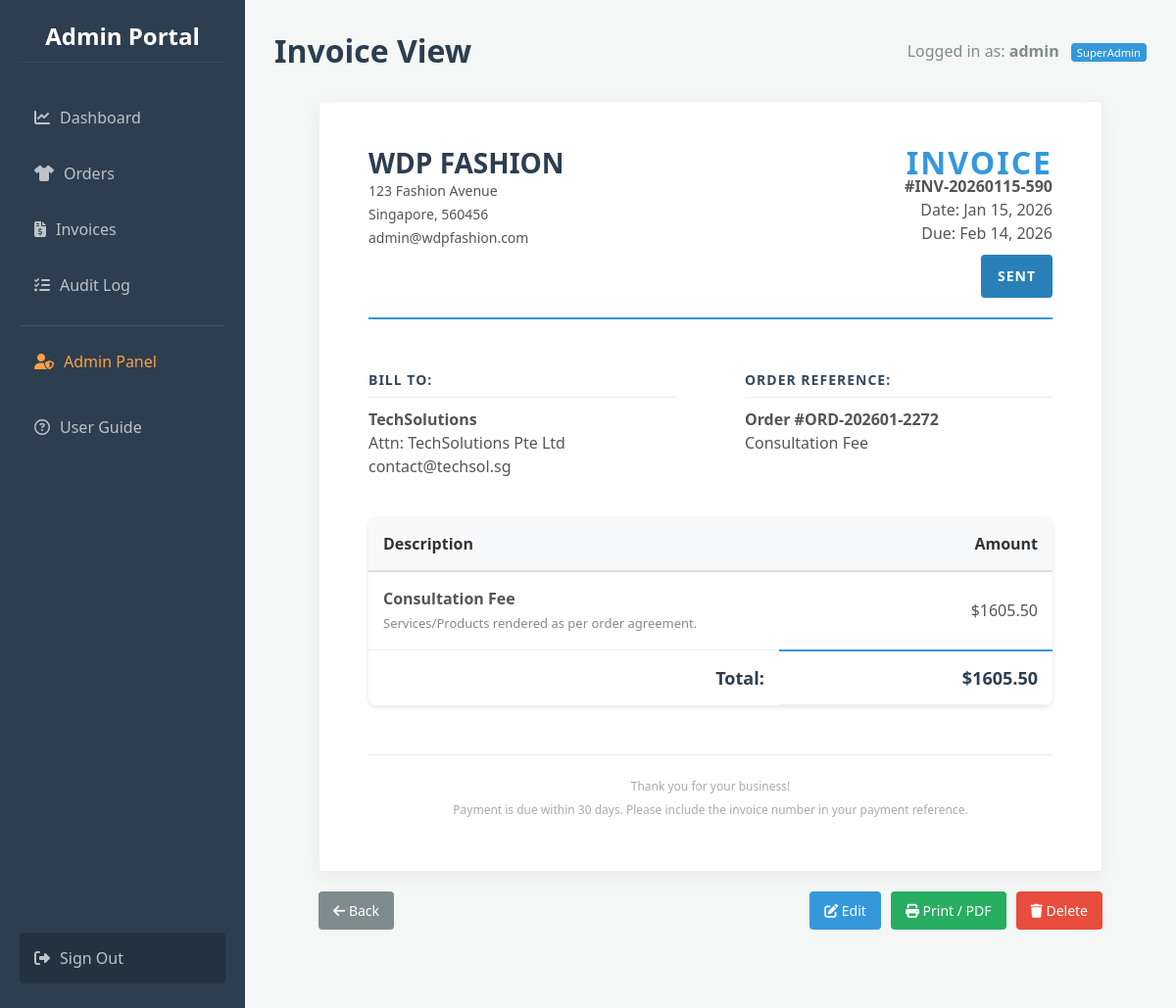
The app's page /invoices/view/3 (signed in) with its own data.
### app.py (models this page shows)
class User(db.Model):
    id = db.Column(db.Integer, primary_key=True)
    custom_id = db.Column(db.String(50), unique=True)
    username = db.Column(db.String(100), unique=True, nullable=False)
    password = db.Column(db.String(100), nullable=False)
    role = db.Column(db.String(20), default='Staff')
    is_suspended = db.Column(db.Boolean, default=False)
    must_change_password = db.Column(db.Boolean, default=False)

class Invoice(db.Model):
    id = db.Column(db.Integer, primary_key=True)
    invoice_code = db.Column(db.String(50), unique=True, nullable=False)
    order_id = db.Column(db.Integer, db.ForeignKey('order.id'))
    client_id = db.Column(db.Integer, db.ForeignKey('client.id'), nullable=False)
    amount = db.Column(db.Float, nullable=False)
    status = db.Column(db.String(50), default='Pending')
    date_created = db.Column(db.DateTime, default=datetime.utcnow)
    date_due = db.Column(db.DateTime)
    client = db.relationship('Client', backref=db.backref('invoices', lazy=True))
    order = db.relationship('Order', backref=db.backref('invoice', uselist=False))

class Client(db.Model):
    id = db.Column(db.Integer, primary_key=True)
    name = db.Column(db.String(100), nullable=False)
    email = db.Column(db.String(100), nullable=False)
    company = db.Column(db.String(100))

class Order(db.Model):
    id = db.Column(db.Integer, primary_key=True)
    order_code = db.Column(db.String(50), unique=True)
    client_id = db.Column(db.Integer, db.ForeignKey('client.id'), nullable=False)
    description = db.Column(db.String(200), nullable=False)
    amount = db.Column(db.Float, nullable=False)
    date_placed = db.Column(db.DateTime, default=datetime.utcnow)
    status = db.Column(db.String(50), default='Pending')
    client = db.relationship('Client', backref=db.backref('orders', lazy=True))

### app.py (the view)
@app.route('/invoices/view/<int:invoice_id>')
def view_invoice(invoice_id):
    if 'user_id' not in session: return redirect(url_for('login'))
    invoice = Invoice.query.get_or_404(invoice_id)
    return render_template('view_invoice.html', invoice=invoice)

### app.py (called while the page is built)
@app.before_request
def load_user():
    g.user = None
    if 'user_id' in session: g.user = User.query.get(session['user_id'])

### templates/view_invoice.html (shortened to what this page needs)
{% extends "base.html" %}
{% block header %}
    <div style="display: flex; justify-content: space-between; align-items: center;">
        <span>Invoice View</span>
    </div>
{% endblock %}
{% block content %}
<div class="invoice-box">
    <div class="invoice-header">
        <div class="company-details">
            <h2>WDP Fashion</h2>
            <p style="font-size: 14px; margin-top: 5px;">
                123 Fashion Avenue<br>
                Singapore, 560456<br>
                admin@wdpfashion.com
            </p>
        </div>
        <div class="invoice-meta">
            <h1>INVOICE</h1>
            <p><strong>#{{ invoice.invoice_code }}</strong></p>
            <p>Date: {{ invoice.date_created.strftime('%b %d, %Y') }}</p>
            <p>Due: {{ invoice.date_due.strftime('%b %d, %Y') }}</p>
            <div class="status-stamp st-{{ invoice.status }}">
                {{ invoice.status }}
            </div>
        </div>
    </div>
    <div class="info-section">
        <div class="bill-to" style="width: 45%;">
            <h3>Bill To:</h3>
            <strong>{{ invoice.client.company }}</strong><br>
            Attn: {{ invoice.client.name }}<br>
            {{ invoice.client.email }}
        </div>
        <div class="bill-to" style="width: 45%;">
            <h3>Order Reference:</h3>
            <strong>Order #{{ invoice.order.order_code }}</strong><br>
            {{ invoice.order.description }}
        </div>
    </div>
    <table class="invoice-table">
        <thead>
            <tr>
                <th style="width: 60%;">Description</th>
                <th style="text-align: right;">Amount</th>
            </tr>
        </thead>
        <tbody>
            <tr>
                <td>
                    <strong>{{ invoice.order.description }}</strong><br>
                    <span style="font-size: 13px; color: #7f8c8d;">Services/Products rendered as per order agreement.</span>
                </td>
                <td style="text-align: right;">${{ "%.2f"|format(invoice.amount) }}</td>
            </tr>
            <tr class="total-row">
                <td style="text-align: right; border:none;">Total:</td>
                <td style="text-align: right;">${{ "%.2f"|format(invoice.amount) }}</td>
            </tr>
        </tbody>
    </table>
    <div class="invoice-footer">
        <p>Thank you for your business!</p>
        <p>Payment is due within 30 days. Please include the invoice number in your payment reference.</p>
    </div>
</div>
<div class="actions-bar no-print">
    <a href="{{ url_for('invoices') }}" class="btn btn-secondary" style="margin-right: auto;">
        <i class="fa-solid fa-arrow-left"></i> Back
    </a>
    {% if g.user.role == 'SuperAdmin' %}
        <a href="{{ url_for('edit_invoice', invoice_id=invoice.id) }}" class="btn btn-primary">
            <i class="fa-solid fa-pen-to-square"></i> Edit
        </a>
        <button onclick="window.print()" class="btn btn-print">
            <i class="fa-solid fa-print"></i> Print / PDF
        </button>
        <form id="deleteForm" action="{{ url_for('delete_invoice', invoice_id=invoice.id) }}" method="POST" style="display: inline;">
            <button type="button" class="btn btn-danger" onclick="showDeleteModal()">
                <i class="fa-solid fa-trash"></i> Delete
            </button>
        </form>
    {% else %}
        <button onclick="window.print()" class="btn btn-print">
            <i class="fa-solid fa-print"></i> Print / PDF
        </button>
    {% endif %}
</div>
{% endblock %}

### templates/base.html (shortened to what this page needs)
<!DOCTYPE html>
<html lang="en">
<head>
    <link rel="stylesheet" href="https://cdnjs.cloudflare.com/ajax/libs/font-awesome/6.4.0/css/all.min.css">
    <link rel="stylesheet" href="{{ url_for('static', filename='style.css') }}">
</head>
<body>
    <nav class="sidebar">
        <h2>Admin Portal</h2>
        <a href="{{ url_for('dashboard') }}" class="{{ 'active' if request.path == '/dashboard' else '' }}">
            <i class="fa-solid fa-chart-line" style="margin-right: 10px;"></i>Dashboard
        </a>
        <a href="{{ url_for('orders') }}" class="{{ 'active' if request.path == '/orders' else '' }}">
            <i class="fa-solid fa-shirt" style="margin-right: 10px;"></i>Orders
        </a>
        <a href="{{ url_for('invoices') }}" class="{{ 'active' if request.path == '/invoices' else '' }}">
            <i class="fa-solid fa-file-invoice-dollar" style="margin-right: 10px;"></i>Invoices
        </a>
        <a href="{{ url_for('audit_log') }}" class="{{ 'active' if request.path == '/audit' else '' }}">
            <i class="fa-solid fa-list-check" style="margin-right: 10px;"></i>Audit Log
        </a>
        {% if g.user and g.user.role == 'SuperAdmin' %}
            <div style="border-top: 1px solid rgba(255,255,255,0.1); margin: 10px 0; padding-top: 10px;">
                <a href="{{ url_for('admin_panel') }}" class="{{ 'active' if request.path.startswith('/admin') else '' }}" style="color: #ff9f43;">
                    <i class="fa-solid fa-user-shield" style="margin-right: 10px;"></i>Admin Panel
                </a>
            </div>
        {% endif %}
        <a href="{{ url_for('guide') }}" class="{{ 'active' if request.path == '/guide' else '' }}">
            <i class="fa-regular fa-circle-question" style="margin-right: 10px;"></i>User Guide
        </a>
        <a href="{{ url_for('logout') }}" style="margin-top: auto; background: rgba(0,0,0,0.2);">
            <i class="fa-solid fa-right-from-bracket" style="margin-right: 10px;"></i>Sign Out
        </a>
    </nav>
    <div class="main-content">
        <div class="header">
            <h1>{% block header %}{% endblock %}</h1>
            <div class="user-info" style="color: #7f8c8d;">
                {% if g.user %}
                    Logged in as: <strong>{{ g.user.username }}</strong>
                    <span class="role-badge" style="background-color: #3498db; color: white;">{{ g.user.role }}</span>
                {% else %}
                    Guest
                {% endif %}
            </div>
        </div>
        <div class="content-area">
            {% block content %}{% endblock %}
        </div>
    </div>
</body>
</html>

### static/style.css (style rules this page uses)
* { box-sizing: border_box; margin: 0; padding: 0; font-family: 'Segoe UI', Tahoma, Geneva, Verdana, sans-serif; }
body { background-color: #f4f7f6; display: flex; min-height: 100vh; }
.sidebar { width: 250px; background-color: #2c3e50; color: white; padding: 20px; display: flex; flex-direction: column; }
.sidebar h2 { margin-bottom: 30px; font-size: 24px; text-align: center; border-bottom: 1px solid #34495e; padding-bottom: 10px; }
.sidebar a { color: #bdc3c7; text-decoration: none; padding: 15px; margin-bottom: 5px; border-radius: 4px; transition: 0.3s; }
.main-content { flex: 1; padding: 30px; overflow-y: auto; }
.header { display: flex; justify-content: space-between; align-items: center; margin-bottom: 30px; }
table { width: 100%; border-collapse: collapse; background: white; border-radius: 8px; overflow: hidden; box-shadow: 0 2px 5px rgba(0,0,0,0.1); }
th, td { padding: 15px; text-align: left; border-bottom: 1px solid #ecf0f1; }
th { background-color: #34495e; color: white; }
.btn { padding: 10px 15px; border-radius: 4px; text-decoration: none; color: white; border: none; cursor: pointer; font-size: 14px; }
.btn-primary { background-color: #3498db; }
.btn-danger { background-color: #e74c3c; }

### templates/base.html (style rules this page uses)
* { box-sizing: border-box; margin: 0; padding: 0; font-family: 'Segoe UI', Tahoma, Geneva, Verdana, sans-serif; }
body { background-color: #f4f7f6; display: flex; min-height: 100vh; }
.sidebar { width: 250px; background-color: #2c3e50; color: white; padding: 20px; display: flex; flex-direction: column; flex-shrink: 0; }
.sidebar h2 { margin-bottom: 30px; font-size: 24px; text-align: center; border-bottom: 1px solid #34495e; padding-bottom: 10px; }
.sidebar a { color: #bdc3c7; text-decoration: none; padding: 15px; margin-bottom: 5px; border-radius: 4px; transition: 0.3s; display: block; }
.main-content { flex: 1; padding: 30px; overflow-y: auto; }
.header { display: flex; justify-content: space-between; align-items: center; margin-bottom: 30px; }
.header h1 { color: #2c3e50; }
.role-badge { font-size: 0.7em; padding: 2px 6px; border-radius: 4px; background: rgba(255,255,255,0.2); margin-left: 8px; vertical-align: middle; }
.btn { border: none; color: white; cursor: pointer; display: inline-block; text-align: center; text-decoration: none; }
.btn-primary { background-color: #3498db; }
.btn-danger { background-color: #e74c3c; }
.btn-secondary { background-color: #7f8c8d; }

### templates/view_invoice.html (style rules this page uses)
.invoice-box { max-width: 800px; margin: 0 auto; padding: 50px; border: 1px solid #eee; box-shadow: 0 5px 20px rgba(0,0,0,0.05); font-size: 16px; line-height: 24px; color: #555; background: white; font-family: 'Helvetica Neue', 'Helvetica', Helvetica, Arial, sans-serif; }
.invoice-header { display: flex; justify-content: space-between; margin-bottom: 50px; border-bottom: 2px solid #3498db; padding-bottom: 20px; }
.company-details h2 { margin: 0; color: #2c3e50; font-size: 28px; text-transform: uppercase; }
.invoice-meta { text-align: right; }
.invoice-meta h1 { margin: 0; font-size: 32px; color: #3498db; text-transform: uppercase; letter-spacing: 2px; }
.info-section { display: flex; justify-content: space-between; margin-bottom: 40px; }
.bill-to h3 { margin-top: 0; color: #34495e; font-size: 14px; text-transform: uppercase; letter-spacing: 1px; border-bottom: 1px solid #eee; padding-bottom: 5px; margin-bottom: 10px; width: 100%; }
.status-stamp { display: inline-block; padding: 8px 15px; font-weight: 800; text-transform: uppercase; font-size: 14px; border-radius: 4px; margin-top: 10px; color: white; letter-spacing: 1px; }
.st-Sent { background-color: #2980b9; border: 2px solid #2980b9; }
.invoice-table { width: 100%; border-collapse: collapse; margin-bottom: 30px; }
.invoice-table th { background: #f8f9fa; color: #333; font-weight: bold; padding: 15px; text-align: left; border-bottom: 2px solid #ddd; }
.invoice-table td { padding: 15px; border-bottom: 1px solid #eee; }
.invoice-table .total-row td { border-top: 2px solid #3498db; font-weight: bold; font-size: 18px; color: #2c3e50; }
.invoice-footer { text-align: center; margin-top: 50px; font-size: 12px; color: #aaa; border-top: 1px solid #eee; padding-top: 20px; }
.actions-bar { max-width: 800px; margin: 20px auto 50px; text-align: right; display: flex; justify-content: flex-end; align-items: center; gap: 10px; }
.btn-print { background-color: #27ae60; color: white; }

### records on screen
User: user.username "admin", user.role "SuperAdmin"
Invoice: invoice_code "INV-20260115-590", date_created "Jan 15, 2026", date_due "Feb 14, 2026", status "SENT", amount "1605.50"
Client: client.company "TechSolutions", client.name "TechSolutions Pte Ltd", client.email "contact@techsol.sg"
Order: order.order_code "ORD-202601-2272", order.description "Consultation Fee"
